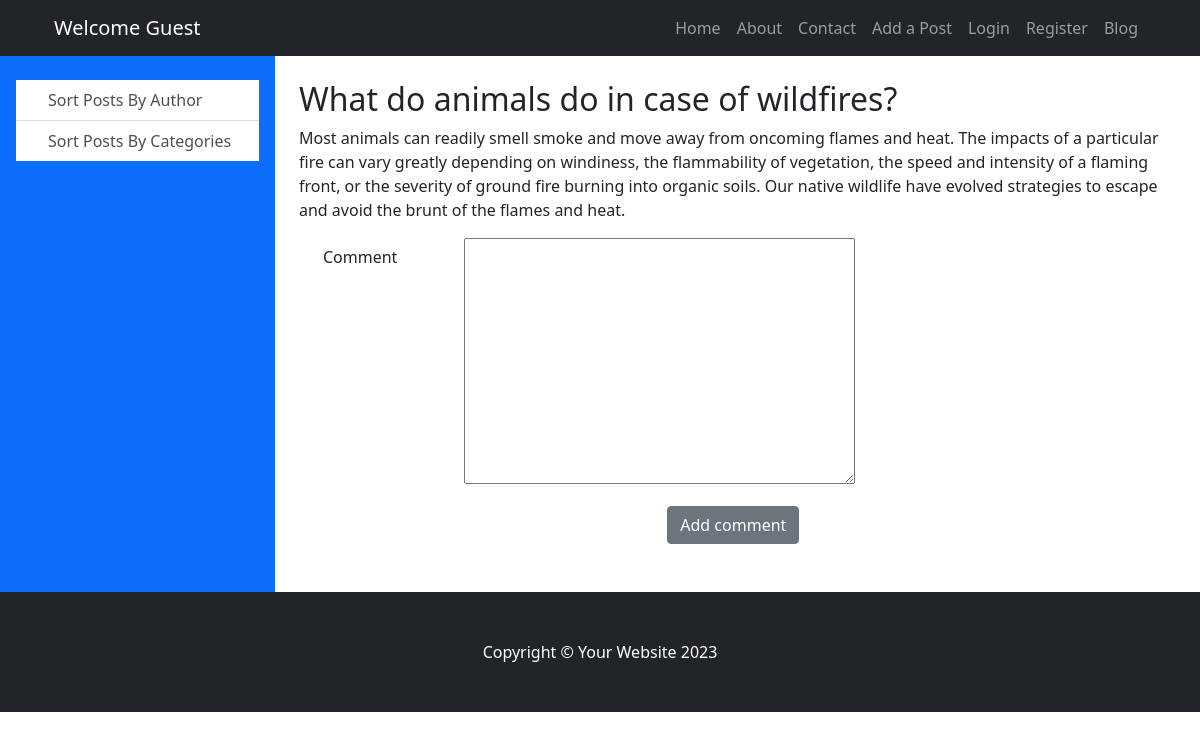
/post/12, run on an earlier commit of the app's database.
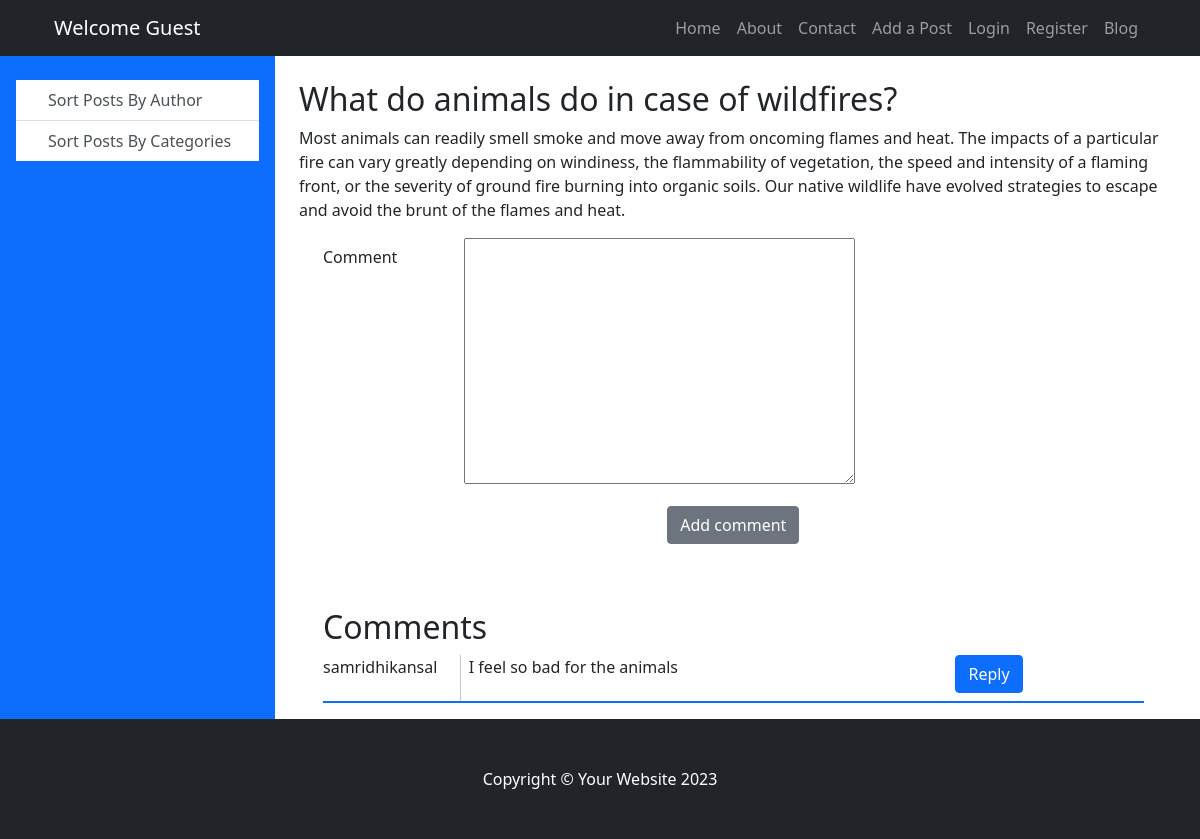
And on a later commit of the database.
### blogpost/models.py (models this page shows, shortened)
class Post(models.Model):
    name = models.CharField(max_length=50)
    desc = models.TextField(max_length=500)
    image = models.ImageField(upload_to= "image/", blank=True , default= "cow.jpg")
    author = models.ForeignKey(User, on_delete= models.CASCADE)
    category = models.ForeignKey(PostCategory, on_delete=models.CASCADE, null=True, blank= True)
    time = models.DateField(default=datetime.now(), null=True, blank=True)

class Comments(models.Model):
    comment = models.TextField(max_length=100)
    post= models.ForeignKey(Post, on_delete=models.CASCADE)
    author = models.CharField(max_length=100, blank=True, null=True)

### blogpost/views.py (the view)
# urls.py: path('post/<int:id>', views.post, name = 'post'),
def post(request, id):
    post = Post.objects.get(id = id)
    form = CommentsForm()
    post_comments = Comments.objects.filter(post_id=id).values()
    return render(request, "post.html", {"post": post, "form": form, "comments": post_comments})

### blogpost/forms.py
class CommentsForm(forms.ModelForm):
    class Meta:
        model = Comments
        fields = ("comment",)

### blogpost/context_processors.py (called while the page is built)
def categories(request):
    categories = PostCategory.objects.all().values()
    posts = Post.objects.all().order_by("name")
    return {"categories": categories, "posts": posts}

### blogpost/templates/post.html (shortened to what this page needs)
{% extends 'base.html' %}
{% block content %}
<article class="post">
    <h2 class="post-title">{{ post.name }}</h2>
  <p >
   {{post.desc}}
  </p>
</article>
<section class="container mb-5">
        <form class="w-60 d-flex flex-column justify-content-center mb-5 " method="post" enctype="multipart/form-data" action="{% url 'comments' post_id=post.id %}">
             {% for field in form %}
                   <div class="mb-3 row form-group">
                      <div class="col-sm-2 col-form-label"> {{field.label}}</div>
                       <div class="col-sm-10"> {{field}}</div>
                   </div>
             {% endfor %}
            <div class="d-flex flex-row justify-content-center align-items-center ">
                   <button class="btn btn-secondary " type="submit">Add comment</button>
            </div>
       </form>
</section>
  {% if comments %}
  <section class="container  pt-3 pb-3">
    <h2>Comments</h2>
    {% for comment in comments %}
    <div class="d-flex flex-row mt-2">
        <div class="col-sm-2">{{comment.author}}</div>
        <div class=" mx-2 col-sm-7">{{comment.comment}} </div>
        <button class="btn btn-primary mb-2"> Reply</button>
      </div>
    <div class=" border border-bottom border-primary"></div>
    {% endfor %}
  </section>
  {% endif %}
{% endblock %}

### blogpost/templates/base.html (shortened to what this page needs)
{% load static %}
<!DOCTYPE html>
<html lang="en">
    <head>
        <link href="{% static 'css/styles.css' %}" rel="stylesheet" />
    </head>
    <body>
        {% include 'navbar.html' %}
     <div class=" d-flex flex-row col-lg-11">
        <nav id="sidebarMenu" class="collapse d-lg-block sidebar collapse bg-primary col-lg-3">
            <div class="position-sticky">
              <div class="list-group list-group-flush mx-3 mt-4">
                <a href="#" class="list-group-item list-group-item-action py-2 ripple" aria-current="true">
                  <span>Sort Posts By Author</span>
                </a>
                <a href="#" class="list-group-item list-group-item-action py-2 ripple ">
                  <span>Sort Posts By Categories</span>
                </a>
              </div>
            </div>
          </nav>
       <main class="col-lg-10">
        <div class="container pt-4">
                    {% block content %}
                    {% endblock %}
        </div>
       </main>
     </div>
        <footer class="py-5 bg-dark col-lg 12">
            <div class="container"><p class="m-0 text-center text-white">Copyright &copy; Your Website 2023</p></div>
        </footer>
    </body>
</html>

### blogpost/templates/navbar.html (shortened to what this page needs)
 <nav class="navbar navbar-expand-lg navbar-dark bg-dark">
    <div class="container">
        {% if user.is_authenticated %}
        <a class="navbar-brand" href="{% url 'profile' user.username %}">Welcome {{user.username}}</a>
        {% else %}
        <a class="navbar-brand" href="{% url 'profile' 'guest' %}">Welcome Guest</a>
        {% endif %}
      <link href="https://cdn.jsdelivr.net/npm/bootstrap@5.0.0-beta1/dist/css/bootstrap.min.css" rel="stylesheet">
        <div class="collapse navbar-collapse" id="navbarSupportedContent">
            <ul class="navbar-nav ms-auto mb-2 mb-lg-0">
                <li class="nav-item"><a class="nav-link" href="{% url 'index' 1 %}">Home</a></li>
                <li class="nav-item"><a class="nav-link" href="#!">About</a></li>
                <li class="nav-item"><a class="nav-link" href="{% url 'contact' %}">Contact</a></li>
                <li class="nav-item"><a class="nav-link" href="{% url 'add' %}">Add a Post</a></li>
                {% if user.is_authenticated %}
                <li class="nav-item"><a class="nav-link" href="{% url 'logout' %}">Logout</a></li>
                {% else %}
                <li class="nav-item"><a class="nav-link" href="{% url 'login' %}">Login</a></li>
                <li class="nav-item"><a class="nav-link" href="{% url 'register' %}">Register</a></li>
                {% endif %}
                <li class="nav-item"><a class="nav-link" aria-current="page" href="#">Blog</a></li>
            </ul>
        </div>
    </div>
</nav>

What changed in the data, as far as the page shows it:
added Comments: author "samridhikansal", comment "I feel so bad for the animals"
Also different on the page:
text now shown: "Comments"
